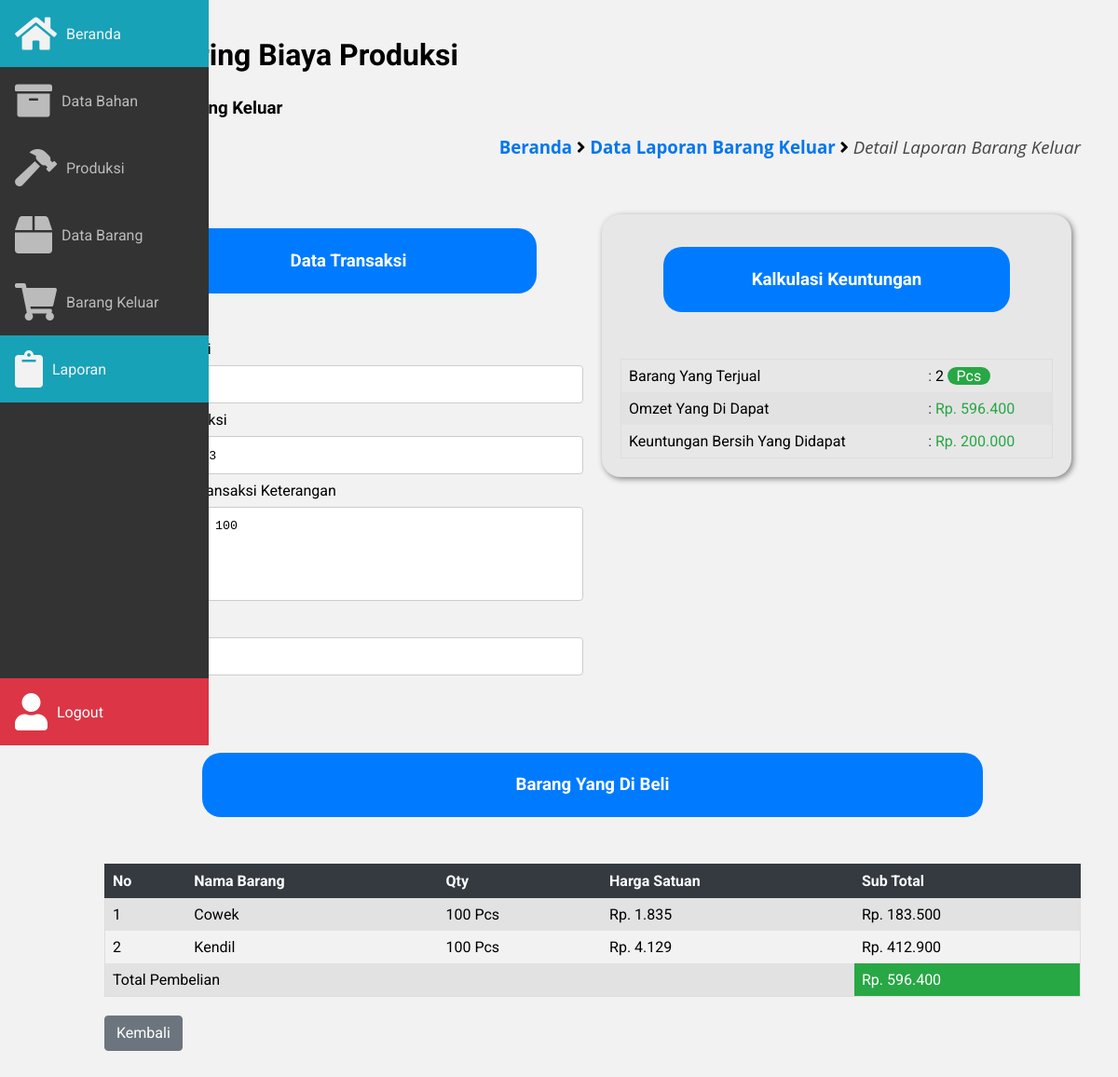
The page /frontend/laporan/detail_laporan.php?Tr=202103200013&page=laporan (signed in) on the database its author committed.
### tables this page shows
CREATE TABLE `transaksi` (
  `id_tbl_transaksi` int(100) NOT NULL,
  `no_transaksi` varchar(40) NOT NULL,
  `nama_pembeli` varchar(100) NOT NULL,
  `keterangan` text DEFAULT NULL,
  `nama_kasir` varchar(20) NOT NULL
);

CREATE TABLE `barang` (
  `id_barang` int(20) NOT NULL,
  `nama_barang` varchar(100) NOT NULL,
  `stok_barang` int(200) NOT NULL,
  `satuan_stok_barang` varchar(100) NOT NULL,
  `untung_barang` int(100) NOT NULL,
  `harga_jual_item` int(20) NOT NULL,
  `produksi_id` varchar(200) NOT NULL
);

CREATE TABLE `detail_transaksi` (
  `id_detail_transaksi` int(11) NOT NULL,
  `tgl_transaksi` date NOT NULL,
  `nomor_tr` varchar(50) NOT NULL,
  `barang_id` varchar(20) NOT NULL,
  `qty` int(13) NOT NULL,
  `harga_item` int(20) NOT NULL,
  `untung_item_detail` int(20) NOT NULL,
  `sub_total` int(13) NOT NULL
);

### frontend/laporan/detail_laporan.php (the view, shortened to what this page needs)
<!DOCTYPE html>
<html lang="pt-BR">
	<head>
		<link rel="stylesheet" href="https://pro.fontawesome.com/releases/v5.10.0/css/all.css"/>
		<link
			rel="stylesheet"
			href="https://cdn.materialdesignicons.com/4.9.95/css/materialdesignicons.min.css"
		/>
		<link rel="stylesheet" href="../../assets/css/main.css" />
		<link rel="stylesheet" href="../../assets/css/style.css" />
		<link rel="stylesheet" href="../../assets/css/sidebar.css" />
	</head>
	<body>
	<?php
		include '../../database/koneksi.php';
		include '../../frontend/layout/sidebar.php';
	?>
		<main class="main">
			<section>
				<h2>Monitoring Biaya Produksi</h2>
				<h3>Laporan Barang Keluar</h3>
				<div class="breadcrumb">
          <h3>
						<a href="../../beranda.php?page=beranda">Beranda</a> <i class="fa fa-angle-right"></i>
						<a href="index.php?page=laporan">Data Laporan Barang Keluar</a> <i class="fa fa-angle-right"></i>
						<span class="akhir-link-breadcrumb">Detail Laporan Barang Keluar</span>
					</h3>
				</div>
				<div class="container margin-bottom-100">
					<div class="baris">
            <div class="kolom-50-kiri">
              <div class="box-konten">
                <center>
                  <div class="box-header-radius-80 background-biru teks-putih margin-bottom-50">
                    <h3>Data Transaksi</h3>
                  </div>
                </center>
                <?php
                  $Tr                    = $_GET['Tr'];
                  $sqlSelectTransaksi    = "SELECT * FROM transaksi WHERE no_transaksi = '$Tr' ";
                  $querySelectTransaksi  = mysqli_query($host, $sqlSelectTransaksi);
                  $DetailTransaksi       = mysqli_fetch_assoc($querySelectTransaksi);
                ?>
                <form>
                  <label>Nama Pembeli</label>
                  <input type="text" class="form" value="<?= $DetailTransaksi['nama_pembeli'] ?>" readonly>
                  <label>Nomor Transaksi</label>
                  <input type="text" class="form" value="<?= $DetailTransaksi['no_transaksi'] ?>" readonly>
                  <label>Keterangan Transaksi</label>
                  <label>Keterangan</label>
                  <textarea class="form textarea-no-resize" rows="5" readonly><?= $DetailTransaksi['keterangan'] ?></textarea>
                  <label>Petugas Kasir</label>
                  <input type="text" class="form" value="<?= $DetailTransaksi['nama_kasir'] ?>" readonly>
                </form>
              </div>
            </div>
            <div class="kolom-50-kanan">
              <div class="box-konten-radius backgorund-e7 padding-20">
                <center>
                  <div class="box-header-radius-80 background-biru teks-putih margin-bottom-50">
                    <h3>Kalkulasi Keuntungan</h3>
                  </div>
                </center>
                <div class="table-box">
                  <?php
                    $sqlKalkulasiUntung   = "SELECT * FROM detail_transaksi INNER JOIN barang ON detail_transaksi.barang_id = barang.id_barang WHERE nomor_tr = '$Tr' ";
                    $queryKalkulasiUntung = mysqli_query($host, $sqlKalkulasiUntung);
                    $dataKalulasi         = mysqli_fetch_assoc($queryKalkulasiUntung);
                    $cekDataKalkulasi     = mysqli_num_rows($queryKalkulasiUntung);
                    $sqlDetailBarangSub   = "SELECT SUM(sub_total) AS sub_total FROM detail_transaksi WHERE nomor_tr = '$Tr' ";
                    $queryDetailBarangSub = mysqli_query($host, $sqlDetailBarangSub);
                    $dataSubDetail_barang = mysqli_fetch_assoc($queryDetailBarangSub);
                    $sumUntungTransaksi      = "SELECT SUM(untung_item_detail) AS untung_bersih FROM detail_transaksi WHERE nomor_tr = '$Tr' ";
                    $querySumUntungTransaksi = mysqli_query($host, $sumUntungTransaksi);
                    $keuntunganBersih        = mysqli_fetch_assoc($querySumUntungTransaksi);
                  ?>
                  <table class="table-responsive">
                    <tr>
                      <td>Barang Yang Terjual</td>
                      <td> <span class="teks-hitam"> : </span>
                        <?= $cekDataKalkulasi . " " . "<span class='lencana-radius lencana-hijau'>" . $dataKalulasi['satuan_stok_barang'] ."</span>"  ?>
                      </td>
                    </tr>
                      <td>Omzet Yang Di Dapat</td>
                      <td class="background-putih teks-hijau"> <span class="teks-hitam"> : </span>
                      <?= "Rp. " . number_format($dataSubDetail_barang['sub_total'],0,',','.') ?>
                      </td>
                      <td>Keuntungan Bersih Yang Didapat</td>
                      <td class="background-putih teks-hijau"> <span class="teks-hitam"> : </span>
                      <?= "Rp. " . number_format($keuntunganBersih['untung_bersih'],0,',','.') ?>
                      </td>
                  </table>
                </div>
              </div>
            </div>
            <div class="kolom-100 margin-top-50">
              <center>
                <div class="box-header-radius-80 background-biru teks-putih margin-bottom-50">
                  <h3>Barang Yang Di Beli</h3>
                </div>
              </center>
              <div class="table-box">
                <table class="table-responsive">
                  <tr class="thead-dark">
                    <th>No</th>
                    <th>Nama Barang</th>
                    <th>Qty</th>
                    <th>Harga Satuan</th>
                    <th>Sub Total</th>
                  </tr>
                  <?php
                    $no                = 1;
                    $sqlDetailBarang   = "SELECT * FROM detail_transaksi INNER JOIN barang ON detail_transaksi.barang_id = barang.id_barang WHERE nomor_tr = '$Tr' ";
                    $queryDetailBarang = mysqli_query($host, $sqlDetailBarang);
                    while ($DetailBarang = mysqli_fetch_assoc($queryDetailBarang)) {
                  ?>
                  <tr>
                    <td><?= $no++ ?></td>
                    <td><?= $DetailBarang['nama_barang'] ?></td>
                    <td><?= $DetailBarang['qty'] . " " . $DetailBarang['satuan_stok_barang'] ?></td>
                    <td><?= "Rp. " . number_format($DetailBarang['harga_jual_item'],0,',','.') ?></td>
                    <td><?= "Rp. " . number_format($DetailBarang['sub_total'],0,',','.') ?></td>
                  </tr>
                  <?php } ?>
                  <tr>
                    <td colspan="4">Total Pembelian</td>
                    <td class="background-hijau teks-putih">
                      <?= "Rp. " . number_format($dataSubDetail_barang['sub_total'],0,',','.') ?>
                    </td>
                  </tr>
                </table>
              </div>
              <a href="index.php?page=laporan" class="tmbl tmbl-abu-abu margin-20-0">
                Kembali
              </a>
            </div>
          </div>
				</div>
      </section>
		</main>
	</body>
</html>

### assets/css/main.css (style rules this page uses)
:root { --sidebar-width: 4.5em; }
body { margin: 0; padding: 0; font-family: 'Roboto'; }
* { outline: none; box-sizing: border-box; }
.main { margin-left: auto; margin-right: auto; max-width: 100%; padding: 1.5em 1.5em; }
.main h2 { font-size: 2em; margin-top: 0px; }
@media (min-width: 572px) { .main { margin-left: var(--sidebar-width); } }
@media (min-width: 992px) { .main { padding: 2.5em; } }

### assets/css/style.css (style rules this page uses)
body { background-color: #f2f2f2; }
.breadcrumb { text-align: right; font-family: open sans; margin-bottom: 50px; }
.akhir-link-breadcrumb { font-weight: 400; font-style: italic; color: #444; }
.breadcrumb a { color: #0376f0; }
.form { width: 100%; padding: 12px 20px; margin: 8px 0; display: inline-block; border: 1px solid #ccc; border-radius: 4px; box-sizing: border-box; }
.table-box { overflow-x:auto !important; }
.table-responsive { border-collapse: collapse; border-spacing: 0; width: 100%; border: 1px solid #ddd; }
.table-responsive .thead-dark { background-color: #343a40 !important; border: 1px solid #343a40; color: #ffffff; }
.table-responsive, th, td { text-align: left; padding: 8px; }
.table-responsive tr:nth-child(even) { background-color: #e2e2e2 !important }
.tmbl { display: inline-block; font-weight: 400; color: #212529; text-align: center; vertical-align: middle; cursor: pointer; -webkit-user-select: none; -moz-user-select: none; -ms-user-select: none; user-select: none; background-color: transparent; border: 1px solid transparent; padding: 0.375rem 0.75rem; font-size: 1rem; line-height: 1.5; border-radius: 0.25rem; transition: color 0.15s ease-in-out, background-color 0.15s ease-in-out, border-color 0.15s ease-in-out, box-shadow 0.15s ease-in-out; }
.tmbl-abu-abu { color: #fff; background-color: #6c757d; border-color: #6c757d; }
.textarea-no-resize { resize: none; }
.background-biru { background-color: #007bff !important; }
.background-hijau { background-color: #28a745 !important; }
.backgorund-e7 { background-color: #e7e7e7 !important; }
.teks-putih { color: #ffffff !important; }
.teks-hijau { color: #28a745 !important; }
.teks-hitam { color: #343a40 !important; }
.lencana-hijau { color: #fff; background-color: #28a745; }
.lencana-radius { padding-right: 0.6em; padding-left: 0.6em; border-radius: 10rem; }
.box-konten { width: 100%; height: auto; }
.box-konten-radius { width: 100%; height: auto; border-radius: 20px; overflow: hidden; box-shadow: 2px 2px 6px grey; }
.box-header-radius-80 { width: 80%; margin-top: 15px; background-color: white; border-radius: 20px; padding: 5px; }
a { text-decoration: none; }
.container { width: 100%; padding-right: 15px; padding-left: 15px; margin-right: auto; margin-left: auto; }
.baris { display: -ms-flexbox; display: flex; -ms-flex-wrap: wrap; flex-wrap: wrap; margin-right: -15px; margin-left: -15px; }
.margin-20-0 { margin: 20px 0; }
.margin-bottom-100 { margin-bottom: 100px !important; }
.margin-top-50 { margin-top: 50px !important; }
.margin-bottom-50 { margin-bottom: 50px !important; }
.padding-20 { padding: 20px !important; }
@media screen and (min-width: 400px) { .container { max-width: 400px; } }
@media screen and (min-width: 400px) { .kolom-100 { width: 100% !important; } }
@media screen and (min-width: 400px) { .kolom-50-kanan { padding: 10px; width: 100% !important; float: right !important; } }
@media screen and (min-width: 400px) { .kolom-50-kiri { padding: 10px; width: 100% !important; float: left !important; } }
@media screen and (min-width: 400px) { .margin-bottom-50 { margin-bottom: 50px !important; } }
@media (min-width: 576px) { .container { max-width: 540px; } }
@media (min-width: 768px) { .container { max-width: 720px; } }
@media (min-width: 992px) { .container { max-width: 960px; } }
@media (min-width: 1200px) { .container { max-width: 1140px; } }
@media (min-width: 1200px) { .kolom-100 { width: 100% !important; } }
@media (min-width: 1200px) { .kolom-50-kanan { padding: 10px; width: 50% !important; float: right !important; } }
@media (min-width: 1200px) { .kolom-50-kiri { padding: 10px; width: 50% !important; float: left !important; } }

### rows shown on the page
transaksi: nama_pembeli "Saji", no_transaksi "202103200013", keterangan "Beli Cowek 100", nama_kasir "Adhimas Pns"
barang: satuan_stok_barang "Pcs"
detail_transaksi: barang.nama_barang "Cowek", qty "100", barang.satuan_stok_barang "Pcs", barang.harga_jual_item "1.835", sub_total "183.500"
detail_transaksi: barang.nama_barang "Kendil", qty "100", barang.satuan_stok_barang "Pcs", barang.harga_jual_item "4.129", sub_total "412.900"

### other values the page prints
$cekDataKalkulasi "2"
$dataSubDetail_barang['sub_total'] "596.400"
$keuntunganBersih['untung_bersih'] "200.000"
